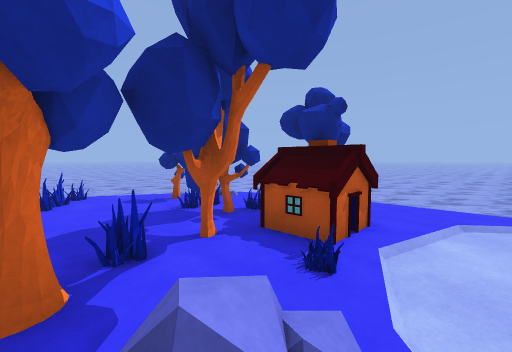
View 1 (above)

17 first-person views from a walk through a Unity game level. The camera is 1.4 m above the floor, tilts 4° down and sees 90° across. The floor is counted in squares, 1 m on a side. Each view is taken from the middle of a square. On the plan, view 1 faces up. The plan holds only what a view shows up to about 13 squares ahead; the rest is blank. The place goes on beyond the plan. Some surface patterns are stand-ins.

View 2
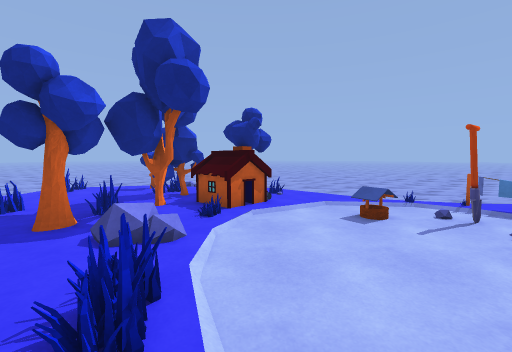

View 3
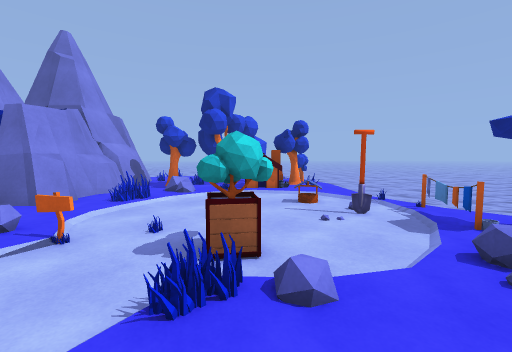

View 4
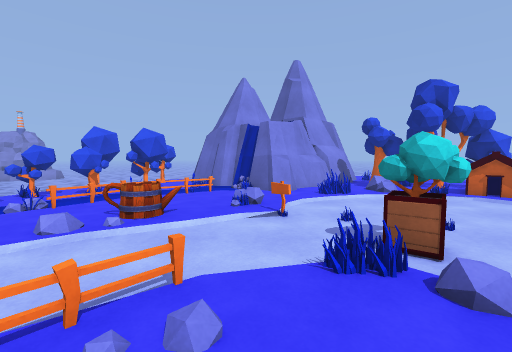

View 5
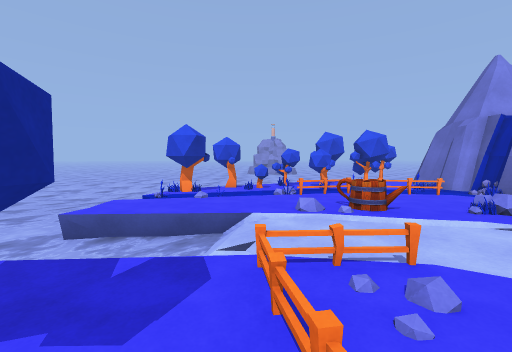

View 6
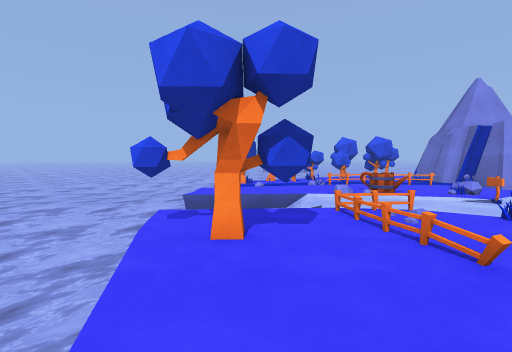

View 7
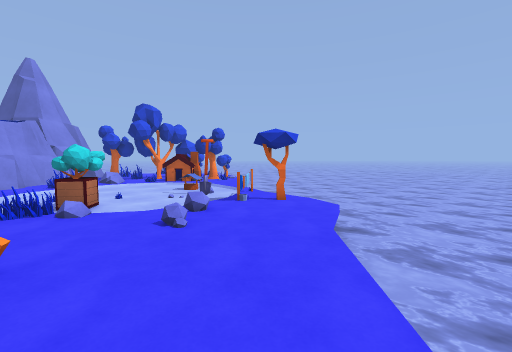

View 8
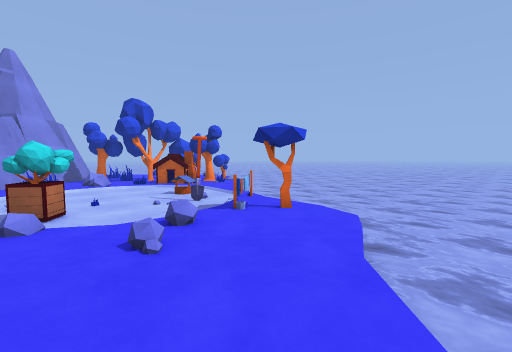

View 9
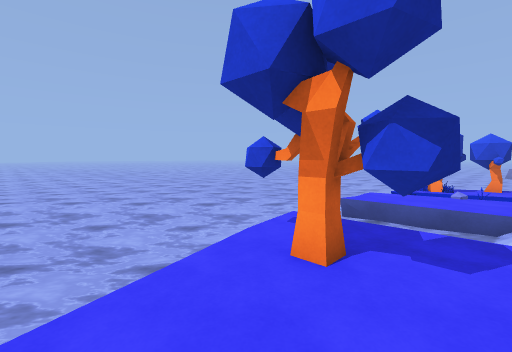

View 10
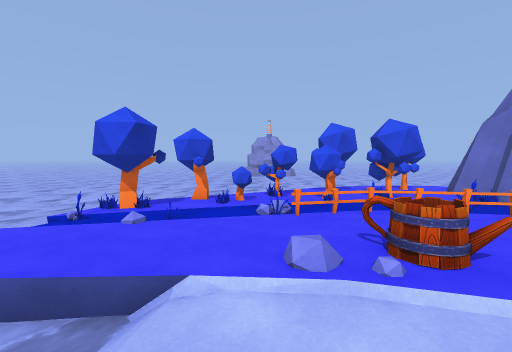

View 11
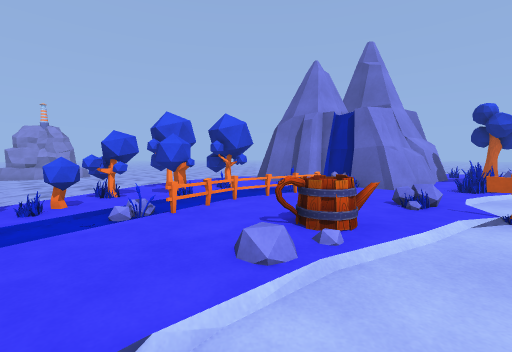

View 12
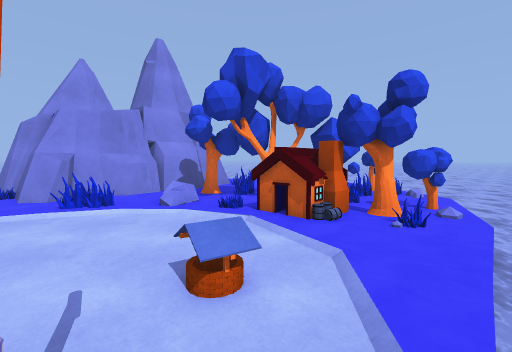

View 13
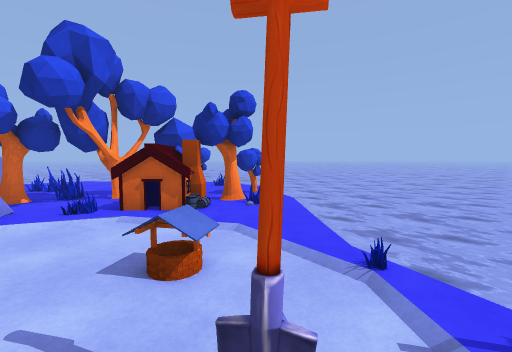

View 14
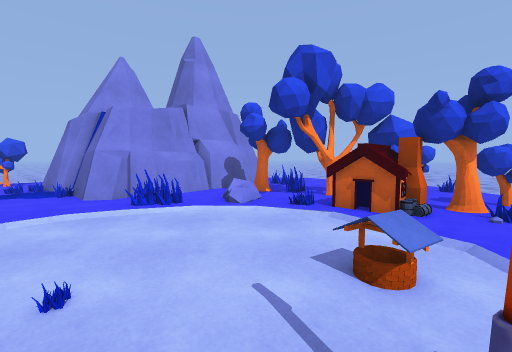

View 15
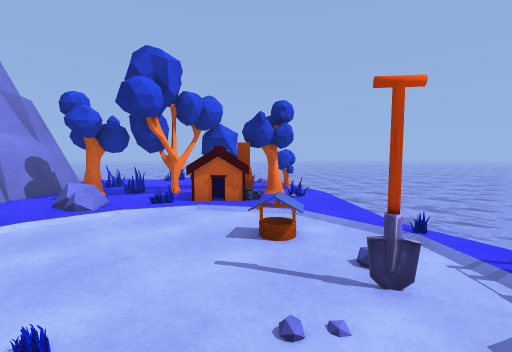

View 16
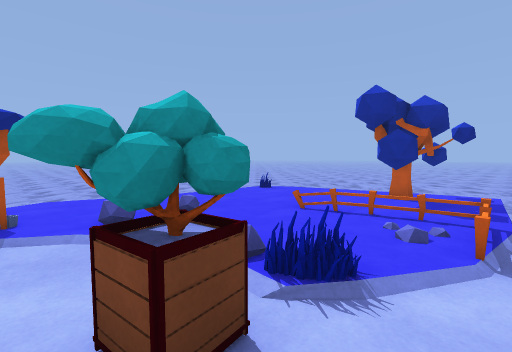

View 17
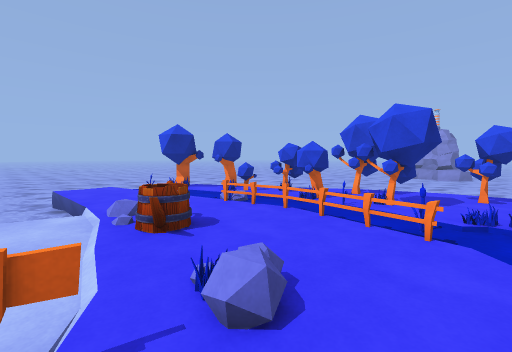

### Floor plan
Key: @ floor where view 1 was taken; # wall or solid block; x gap in a wall; . main floor; : floor 0.25 m higher than the main floor; / step, stairs or slope; = window, fence, low wall or low ledge; ~ water the walk can cross; ≈ water the walk keeps out of; ^ raised ledge; v drop or lower ground; T tree; O other object.
Columns run from 6 left of view 1 to 17 right of it. Each row starts with its distance up from view 1.
 10   ≈≈  ≈≈≈≈≈≈≈≈≈≈≈≈≈≈≈≈≈≈
  9 ≈..TT..T≈≈≈≈≈≈≈≈≈≈≈≈≈≈≈≈
  8 = ..##.T..≈≈≈≈≈≈≈≈≈≈≈≈≈≈
  7 = ..###.T=.≈≈≈≈ ≈≈≈≈≈≈≈≈
  6   ..####O...≈≈≈   ≈≈≈≈≈≈
  5  ... T^^O....:≈≈≈≈≈≈≈≈≈≈
  4  ==.TTT^...=...=#..≈≈≈≈
  3  == T../...=.O.=#..≈≈≈≈
  2 ##=TT.:.............≈≈≈
  1  ##.............O...≈≈≈
  0   ##..@.........//...≈≈
 -1   ###..=.....#........≈
 -2     ##.......#=.......=
 -3     ###...==..=.../....≈
 -4     ##/..O......./.....
 -5    ##/........=/./....≈
 -6    ##.=....=...//.##..≈≈
 -7   ##..==..=≈/../=.##.≈≈≈
 -8 ≈ #..##==..=O/// ≈ #x≈≈≈
 -9 ≈.#####.==..../~≈ ≈.≈≈≈≈
-10  ≈#######.=....≈≈≈ ≈≈≈≈≈
-11   ≈. ####.x.....≈≈≈≈≈≈≈≈
-12    ≈≈#####= //...≈≈≈≈≈≈≈
-13      ≈≈ #=####v≈≈≈≈≈≈≈≈≈
-14          ≈####≈ ≈≈≈≈≈≈≈≈

Where each view was taken, in squares from view 1:
view 1: 0 up, 0 right, facing up
view 2: 3 down, 2 right, facing up
view 3: 4 down, 10 right, facing up-left
view 4: 4 down, 11 right, facing left
view 5: 4 down, 12 right, facing down-left
view 6: 3 down, 16 right, facing down-left
view 7: 3 down, 16 right, facing up-left
view 8: 2 down, 15 right, facing up-left
view 9: 3 down, 14 right, facing down
view 10: 6 down, 9 right, facing down-left
view 11: 8 down, 9 right, facing left
view 12: 4 up, 8 right, facing left
view 13: 2 up, 8 right, facing up-left
view 14: 2 up, 8 right, facing left
view 15: 0 up, 8 right, facing up-left
view 16: 2 down, 5 right, facing right
view 17: 2 down, 3 right, facing down
